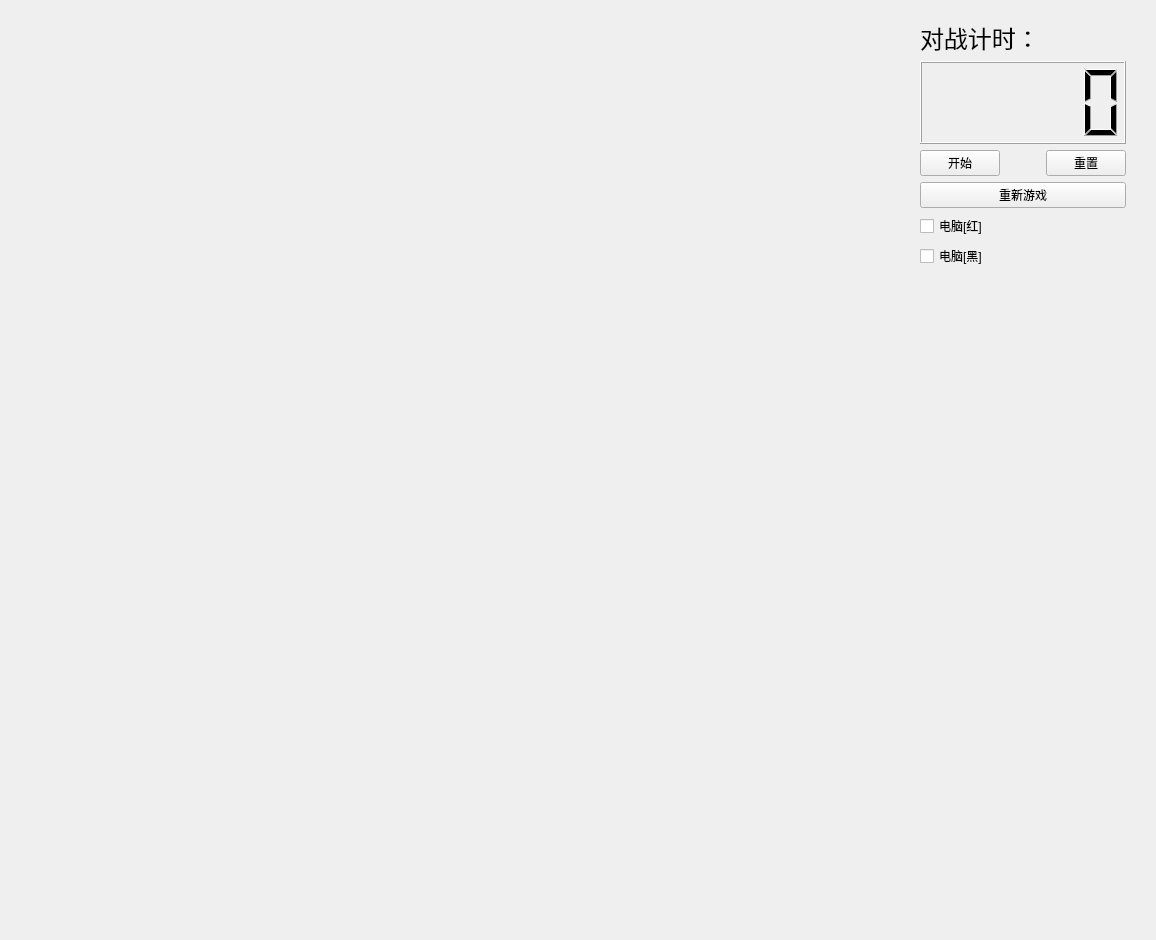
<?xml version="1.0" encoding="UTF-8"?>
<ui version="4.0">
 <class>ChessBoard</class>
 <widget class="QMainWindow" name="ChessBoard">
  <property name="geometry">
   <rect>
    <x>0</x>
    <y>0</y>
    <width>1156</width>
    <height>940</height>
   </rect>
  </property>
  <property name="windowTitle">
   <string>MainWindow</string>
  </property>
  <property name="layoutDirection">
   <enum>Qt::LeftToRight</enum>
  </property>
  <property name="styleSheet">
   <string notr="true">
#ChessBroad{
background-image: url(:/source/img/back.png);
}
#ChessBroad *{
background-image: url();
}</string>
  </property>
  <widget class="QWidget" name="centralwidget">
   <layout class="QHBoxLayout" name="horizontalLayout" stretch="11,0">
    <property name="leftMargin">
     <number>0</number>
    </property>
    <property name="topMargin">
     <number>0</number>
    </property>
    <property name="rightMargin">
     <number>0</number>
    </property>
    <property name="bottomMargin">
     <number>0</number>
    </property>
    <item>
     <widget class="QLabel" name="label">
      <property name="sizePolicy">
       <sizepolicy hsizetype="Expanding" vsizetype="Preferred">
        <horstretch>0</horstretch>
        <verstretch>0</verstretch>
       </sizepolicy>
      </property>
      <property name="text">
       <string/>
      </property>
      <property name="scaledContents">
       <bool>false</bool>
      </property>
     </widget>
    </item>
    <item>
     <widget class="QWidget" name="verticalWidget" native="true">
      <property name="sizePolicy">
       <sizepolicy hsizetype="Preferred" vsizetype="Preferred">
        <horstretch>0</horstretch>
        <verstretch>0</verstretch>
       </sizepolicy>
      </property>
      <property name="styleSheet">
       <string notr="true">#verticalWidget{
border-image: url(:/images/b.jpg);
}</string>
      </property>
      <layout class="QVBoxLayout" name="verticalLayout">
       <property name="leftMargin">
        <number>30</number>
       </property>
       <property name="topMargin">
        <number>20</number>
       </property>
       <property name="rightMargin">
        <number>30</number>
       </property>
       <property name="bottomMargin">
        <number>50</number>
       </property>
       <item>
        <widget class="QLabel" name="label_2">
         <property name="font">
          <font>
           <pointsize>18</pointsize>
          </font>
         </property>
         <property name="text">
          <string>对战计时：</string>
         </property>
        </widget>
       </item>
       <item>
        <widget class="QLCDNumber" name="lcdNumber">
         <property name="sizePolicy">
          <sizepolicy hsizetype="Minimum" vsizetype="Minimum">
           <horstretch>0</horstretch>
           <verstretch>0</verstretch>
          </sizepolicy>
         </property>
         <property name="minimumSize">
          <size>
           <width>0</width>
           <height>83</height>
          </size>
         </property>
        </widget>
       </item>
       <item>
        <layout class="QHBoxLayout" name="horizontalLayout_2">
         <property name="topMargin">
          <number>0</number>
         </property>
         <item>
          <widget class="QPushButton" name="pushButton_start">
           <property name="sizePolicy">
            <sizepolicy hsizetype="Minimum" vsizetype="Preferred">
             <horstretch>0</horstretch>
             <verstretch>0</verstretch>
            </sizepolicy>
           </property>
           <property name="text">
            <string>开始</string>
           </property>
          </widget>
         </item>
         <item>
          <spacer name="horizontalSpacer">
           <property name="orientation">
            <enum>Qt::Horizontal</enum>
           </property>
           <property name="sizeHint" stdset="0">
            <size>
             <width>40</width>
             <height>20</height>
            </size>
           </property>
          </spacer>
         </item>
         <item>
          <widget class="QPushButton" name="pushButton_reset">
           <property name="sizePolicy">
            <sizepolicy hsizetype="Minimum" vsizetype="Preferred">
             <horstretch>0</horstretch>
             <verstretch>0</verstretch>
            </sizepolicy>
           </property>
           <property name="text">
            <string>重置</string>
           </property>
          </widget>
         </item>
        </layout>
       </item>
       <item>
        <widget class="QPushButton" name="pushButton_restart">
         <property name="text">
          <string>重新游戏</string>
         </property>
        </widget>
       </item>
       <item>
        <widget class="QCheckBox" name="rCheckBox">
         <property name="text">
          <string>电脑[红]</string>
         </property>
         <property name="tristate">
          <bool>false</bool>
         </property>
        </widget>
       </item>
       <item>
        <widget class="QCheckBox" name="bCheckBox">
         <property name="text">
          <string>电脑[黑]</string>
         </property>
        </widget>
       </item>
       <item>
        <spacer name="verticalSpacer">
         <property name="orientation">
          <enum>Qt::Vertical</enum>
         </property>
         <property name="sizeHint" stdset="0">
          <size>
           <width>20</width>
           <height>40</height>
          </size>
         </property>
        </spacer>
       </item>
       <item>
        <layout class="QHBoxLayout" name="horizontalLayout_3">
         <property name="topMargin">
          <number>0</number>
         </property>
         <item>
          <spacer name="horizontalSpacer_2">
           <property name="orientation">
            <enum>Qt::Horizontal</enum>
           </property>
           <property name="sizeHint" stdset="0">
            <size>
             <width>40</width>
             <height>20</height>
            </size>
           </property>
          </spacer>
         </item>
        </layout>
       </item>
      </layout>
     </widget>
    </item>
   </layout>
  </widget>
  <widget class="QMenuBar" name="menubar">
   <property name="geometry">
    <rect>
     <x>0</x>
     <y>0</y>
     <width>1156</width>
     <height>26</height>
    </rect>
   </property>
  </widget>
 </widget>
 <resources/>
 <connections/>
</ui>
